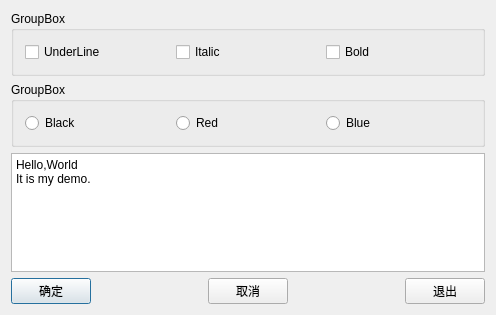
<?xml version="1.0" encoding="UTF-8"?>
<ui version="4.0">
 <class>QWDialog</class>
 <widget class="QDialog" name="QWDialog">
  <property name="geometry">
   <rect>
    <x>0</x>
    <y>0</y>
    <width>496</width>
    <height>315</height>
   </rect>
  </property>
  <property name="windowTitle">
   <string>QWDialog</string>
  </property>
  <layout class="QVBoxLayout" name="verticalLayout">
   <item>
    <widget class="QGroupBox" name="groupBox">
     <property name="title">
      <string>GroupBox</string>
     </property>
     <layout class="QHBoxLayout" name="horizontalLayout">
      <item>
       <widget class="QCheckBox" name="chkBoxUnder">
        <property name="text">
         <string>UnderLine</string>
        </property>
       </widget>
      </item>
      <item>
       <widget class="QCheckBox" name="chkBoxItalic">
        <property name="text">
         <string>Italic</string>
        </property>
       </widget>
      </item>
      <item>
       <widget class="QCheckBox" name="chkBoxBold">
        <property name="text">
         <string>Bold</string>
        </property>
       </widget>
      </item>
     </layout>
    </widget>
   </item>
   <item>
    <widget class="QGroupBox" name="groupBox_2">
     <property name="title">
      <string>GroupBox</string>
     </property>
     <layout class="QHBoxLayout" name="horizontalLayout_2">
      <item>
       <widget class="QRadioButton" name="rBtnBlack">
        <property name="text">
         <string>Black</string>
        </property>
       </widget>
      </item>
      <item>
       <widget class="QRadioButton" name="rBtnRed">
        <property name="text">
         <string>Red</string>
        </property>
       </widget>
      </item>
      <item>
       <widget class="QRadioButton" name="rBtnBlue">
        <property name="text">
         <string>Blue</string>
        </property>
       </widget>
      </item>
     </layout>
    </widget>
   </item>
   <item>
    <widget class="QPlainTextEdit" name="textEdit">
     <property name="plainText">
      <string>Hello,World
It is my demo.</string>
     </property>
    </widget>
   </item>
   <item>
    <layout class="QHBoxLayout" name="horizontalLayout_3">
     <item>
      <widget class="QPushButton" name="btnOk">
       <property name="text">
        <string>确定</string>
       </property>
      </widget>
     </item>
     <item>
      <spacer name="horizontalSpacer">
       <property name="orientation">
        <enum>Qt::Horizontal</enum>
       </property>
       <property name="sizeHint" stdset="0">
        <size>
         <width>40</width>
         <height>20</height>
        </size>
       </property>
      </spacer>
     </item>
     <item>
      <widget class="QPushButton" name="btnCancle">
       <property name="text">
        <string>取消</string>
       </property>
      </widget>
     </item>
     <item>
      <spacer name="horizontalSpacer_2">
       <property name="orientation">
        <enum>Qt::Horizontal</enum>
       </property>
       <property name="sizeHint" stdset="0">
        <size>
         <width>40</width>
         <height>20</height>
        </size>
       </property>
      </spacer>
     </item>
     <item>
      <widget class="QPushButton" name="btnClose">
       <property name="text">
        <string>退出</string>
       </property>
      </widget>
     </item>
    </layout>
   </item>
  </layout>
 </widget>
 <layoutdefault spacing="6" margin="11"/>
 <tabstops>
  <tabstop>chkBoxUnder</tabstop>
  <tabstop>chkBoxItalic</tabstop>
  <tabstop>chkBoxBold</tabstop>
  <tabstop>rBtnBlack</tabstop>
  <tabstop>rBtnRed</tabstop>
  <tabstop>rBtnBlue</tabstop>
  <tabstop>textEdit</tabstop>
  <tabstop>btnOk</tabstop>
  <tabstop>btnCancle</tabstop>
  <tabstop>btnClose</tabstop>
 </tabstops>
 <resources/>
 <connections>
  <connection>
   <sender>btnOk</sender>
   <signal>clicked()</signal>
   <receiver>QWDialog</receiver>
   <slot>accept()</slot>
   <hints>
    <hint type="sourcelabel">
     <x>61</x>
     <y>288</y>
    </hint>
    <hint type="destinationlabel">
     <x>126</x>
     <y>307</y>
    </hint>
   </hints>
  </connection>
  <connection>
   <sender>btnCancle</sender>
   <signal>clicked()</signal>
   <receiver>QWDialog</receiver>
   <slot>reject()</slot>
   <hints>
    <hint type="sourcelabel">
     <x>247</x>
     <y>294</y>
    </hint>
    <hint type="destinationlabel">
     <x>334</x>
     <y>303</y>
    </hint>
   </hints>
  </connection>
  <connection>
   <sender>btnClose</sender>
   <signal>clicked()</signal>
   <receiver>QWDialog</receiver>
   <slot>close()</slot>
   <hints>
    <hint type="sourcelabel">
     <x>444</x>
     <y>294</y>
    </hint>
    <hint type="destinationlabel">
     <x>402</x>
     <y>294</y>
    </hint>
   </hints>
  </connection>
 </connections>
</ui>
